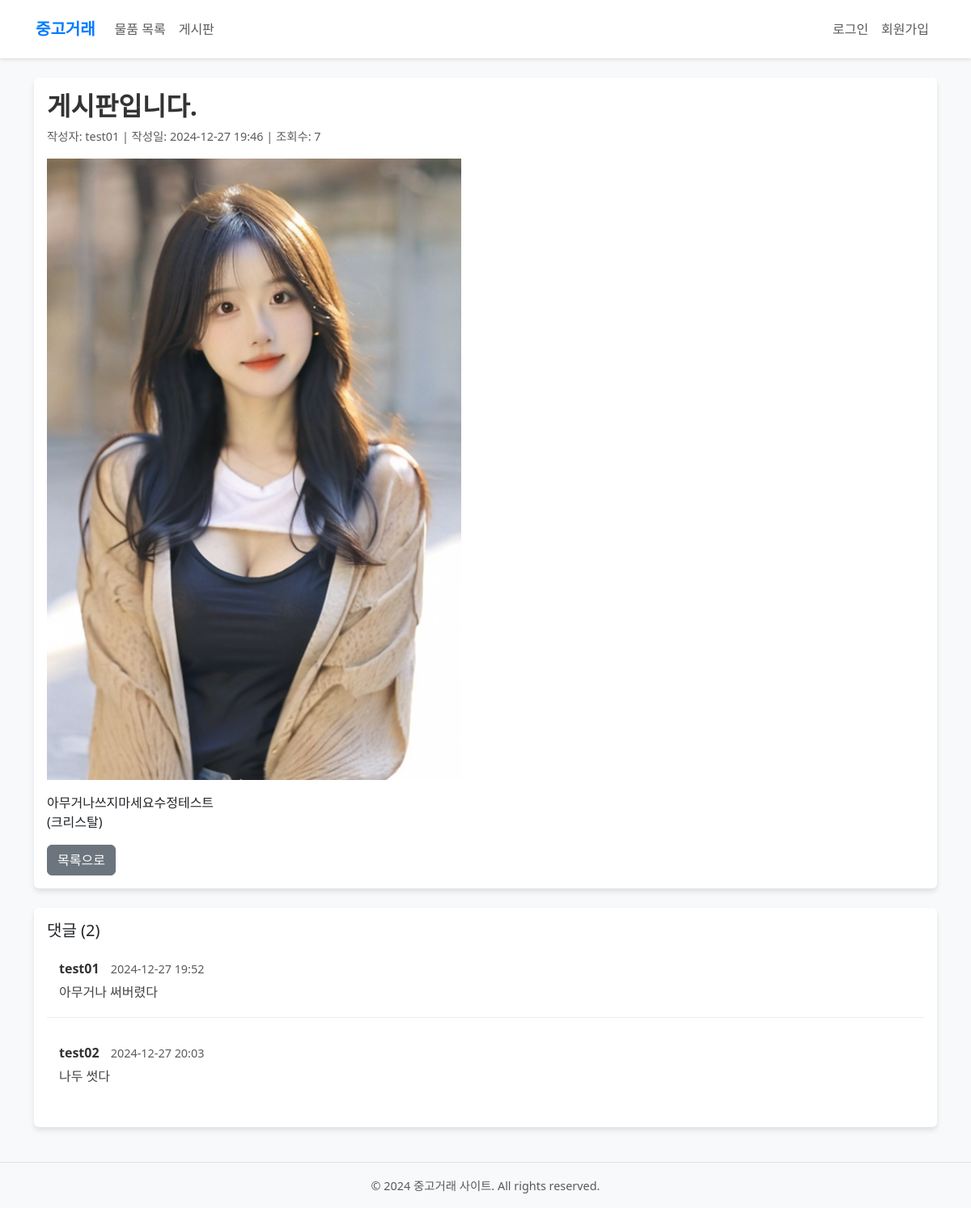
The page /board/1/ on the database its author committed.
### board/models.py (models this page shows, shortened)
class Post(models.Model):
    title = models.CharField(max_length=200)
    content = models.TextField()
    image = models.ImageField(upload_to='board/', blank=True, null=True)
    created_at = models.DateTimeField(auto_now_add=True)
    updated_at = models.DateTimeField(auto_now=True)
    user = models.ForeignKey(settings.AUTH_USER_MODEL, on_delete=models.CASCADE)
    view_count = models.IntegerField(default=0)
    like_users = models.ManyToManyField(settings.AUTH_USER_MODEL, related_name='liked_posts')

class Comment(models.Model):
    post = models.ForeignKey(Post, on_delete=models.CASCADE, related_name='comments')
    user = models.ForeignKey(settings.AUTH_USER_MODEL, on_delete=models.CASCADE)
    content = models.TextField()
    created_at = models.DateTimeField(auto_now_add=True)
    updated_at = models.DateTimeField(auto_now=True)

### accounts/models.py (models this page shows, shortened)
class User(AbstractUser):
    profile_image = models.ImageField(upload_to='profiles/', blank=True, null=True)
    followings = models.ManyToManyField('self', symmetrical=False, related_name='followers')

### board/views.py (the view)
# urls.py: path('<int:pk>/', views.detail, name='detail'),
def detail(request, pk):
    post = get_object_or_404(Post, pk=pk)
    post.view_count += 1
    post.save()
    comment_form = CommentForm()
    context = {
        'post': post,
        'comment_form': comment_form,
    }
    return render(request, 'board/detail.html', context)

### templates/board/detail.html (shortened to what this page needs)
{% extends 'base.html' %}
{% load static %}
{% block content %}
<div class="container">
<div class="card mb-4">
    <div class="card-body">
        <h2 class="card-title">{{ post.title }}</h2>
        <p class="text-muted">
            작성자: {{ post.user.username }} |
            작성일: {{ post.created_at|date:"Y-m-d H:i" }} |
            조회수: {{ post.view_count }}
        </p>
        {% if post.image %}
            <img src="{{ post.image.url }}" class="img-fluid mb-3" alt="{{ post.title }}">
        {% endif %}
        <div class="card-text mb-3">
            {{ post.content|linebreaksbr }}
        </div>
        <a href="{% url 'board:index' %}" class="btn btn-secondary">목록으로</a>
    </div>
</div>
<div class="card">
    <div class="card-body">
        <h5>댓글 (<span id="comment-count">{{ post.comments.count }}</span>)</h5>
        <div id="comments-list">
            {% for comment in post.comments.all %}
                <div class="comment mb-3" id="comment-{{ comment.id }}">
                    <strong>{{ comment.user.username }}</strong>
                    <small class="text-muted">{{ comment.created_at|date:"Y-m-d H:i" }}</small>
                    <p class="mb-1">{{ comment.content }}</p>
                </div>
            {% empty %}
                <p id="no-comments">댓글이 없습니다.</p>
            {% endfor %}
        </div>
    </div>
</div>
</div>
{% endblock %}

### static/css/style.css (style rules this page uses)
body { background-color: #f8f9fa; color: #333; }
.card { border: none; box-shadow: 0 4px 6px rgba(0,0,0,.1); transition: transform 0.2s; margin-bottom: 20px; }

### templates/board/detail.html (style rules this page uses)
.comment { padding: 15px; border-bottom: 1px solid #eee; }
.comment:last-child { border-bottom: none; }
.comment strong { color: #333; margin-right: 10px; }
.comment small { color: #666; }
.comment p { margin-top: 5px; color: #444; }
.card-title { color: #333; font-weight: bold; }
.text-muted { font-size: 0.9rem; }
.btn { margin-right: 5px; }

### rows shown on the page
Post: title "게시판입니다.", user.username "test01", created_at "2024-12-27 19:46", view_count "7", image (picture), content "아무거나쓰지마세요수정테스트 (크리스탈)", comments.count "2"
Comment: user.username "test01", created_at "2024-12-27 19:52", content "아무거나 써버렸다"
Comment: user.username "test02", created_at "2024-12-27 20:03", content "나두 썻다"
